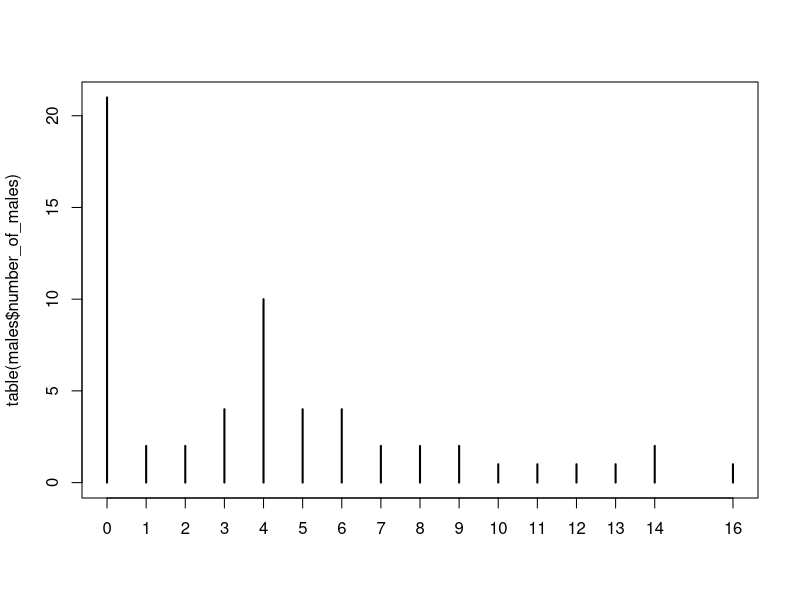
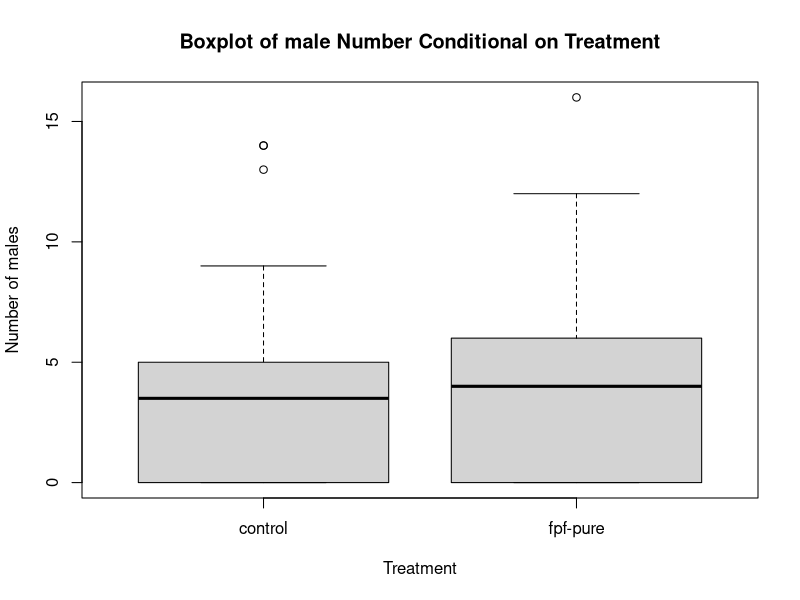
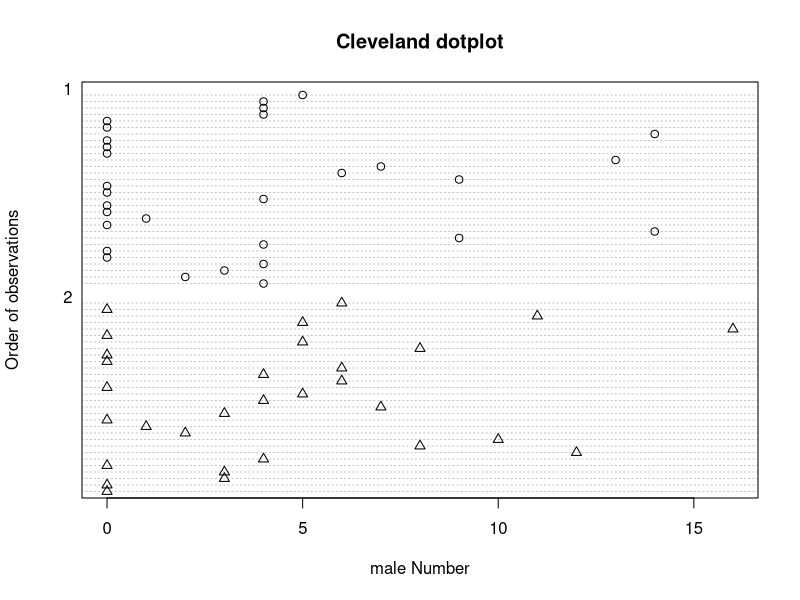
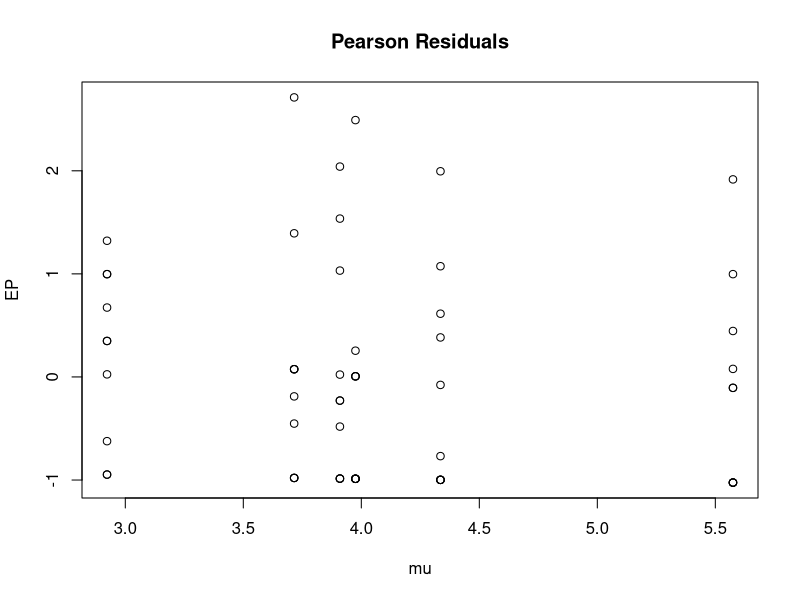
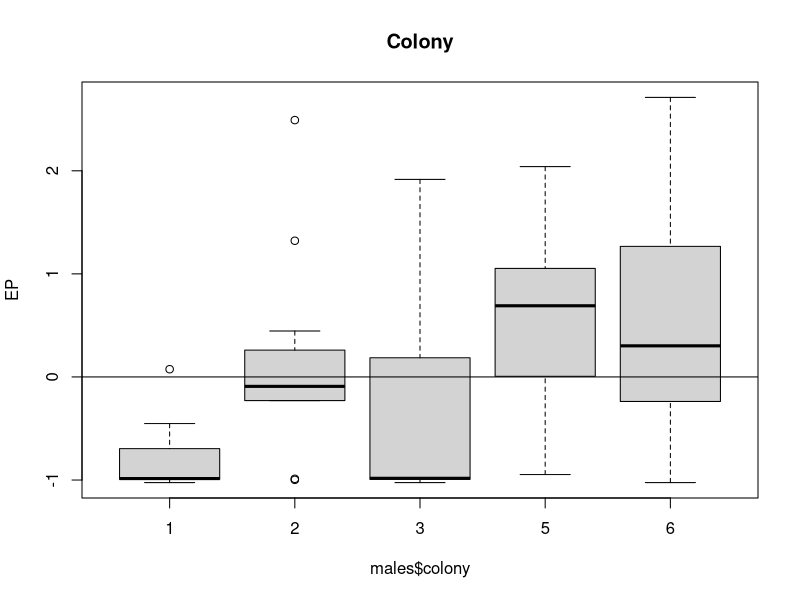
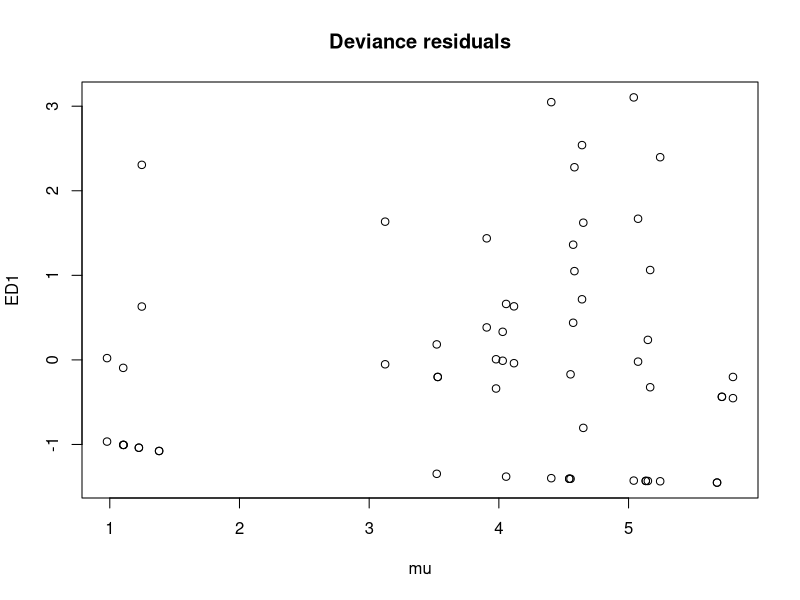
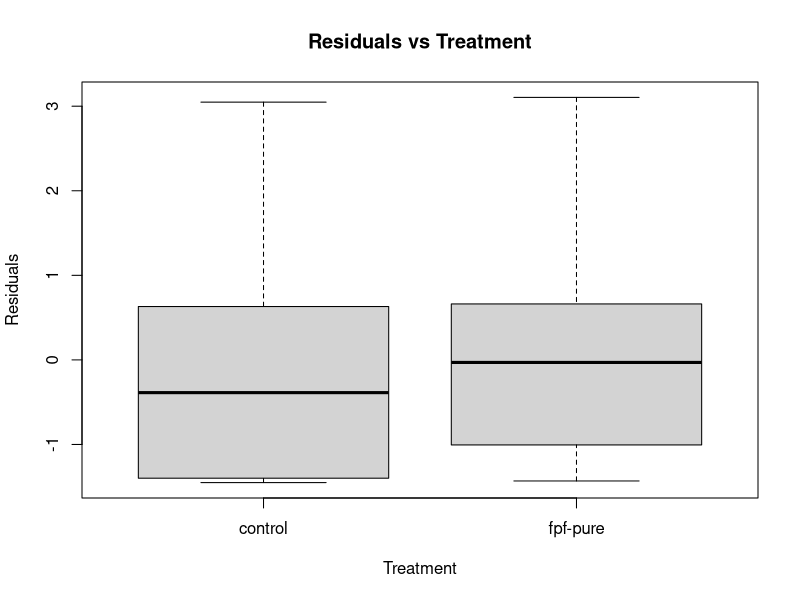
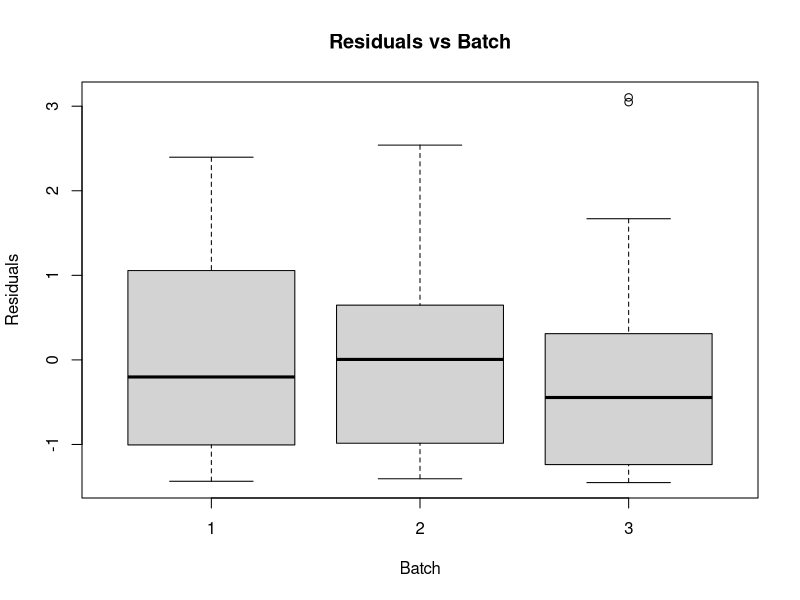

The R script that drew these images, in order: (Note: this script raises an error after producing the figures.)
## ---- chunk 1
knitr::opts_chunk$set(echo = FALSE, message = FALSE, warning = FALSE)
## ---- chunk 2
males <- read.csv("input/number_of_males.csv")

males$batch <- as.factor(males$batch)
males$colony <- as.factor(males$colony)
males$treatment <- as.factor(males$treatment)

males$number_of_males <- as.numeric(males$number_of_males)
## ---- chunk 3
plot(table(males$number_of_males))
## ---- chunk 4
boxplot(number_of_males ~ treatment,
        varwidth = TRUE, xlab = "Treatment",
        main = "Boxplot of male Number Conditional on Treatment", 
        ylab = "Number of males", data = males)

males$clevelandcode <- factor(
ifelse(males$treatment == "control",
1,
2))

males$clevelandcode <- as.numeric(males$clevelandcode)


dotchart(males$number_of_males,
         groups = factor(males$clevelandcode),
         ylab = "Order of observations",
         xlab = "male Number", main = "Cleveland dotplot", pch = males$clevelandcode)
## ---- chunk 5
library(glmmTMB)

M1 <- glmmTMB(number_of_males ~ treatment * batch,
              data = males,
              ziformula=~1,
              family = poisson)

M2 <- glmmTMB(number_of_males ~ treatment * batch,
              data = males,
              ziformula=~1,
              family = "nbinom2",)

anova(M1,M2)
## ---- chunk 6
library(glmmTMB)

M_TMB_nbinom2 <- glmmTMB(number_of_males ~ treatment * batch,
              data = males,
              family = "nbinom2")


M_TMB_nbinom1 <- update(M_TMB_nbinom2,family=nbinom1)
M_TMB_poisson <- update(M_TMB_nbinom2,family=poisson)

dispfun <- function(m) {
    r <- residuals(m,type="pearson")
    n <- df.residual(m)
    dsq <- sum(r^2)
    c(dsq=dsq,n=n,disp=dsq/n)
}

options(digits=2)

sapply(list(pois=M_TMB_poisson,nb2=M_TMB_nbinom2,nb1=M_TMB_nbinom1),dispfun)
## ---- chunk 7
library(pscl)

Zip1 <- zeroinfl(number_of_males ~ treatment * batch | 1, dist = "poisson",
                 link = "logit", data = males)

Zinb1 <- zeroinfl(number_of_males ~ treatment * batch | 1, dist = "negbin",
                 link = "logit", data = males)

library(lmtest)
lrtest(Zip1,Zinb1)

EP <- residuals(Zinb1, type = "pearson")

mu <- predict(Zinb1, type = "response")

plot(x = mu, y = EP, main = "Pearson Residuals")

boxplot(EP ~ males$colony, main = "Colony")
abline(0, 0)
## ---- chunk 8
M3 <- glmmTMB(number_of_males ~ treatment * batch,
              data = males,
              ziformula=~1,
              family = "nbinom2",
              REML = TRUE)


M4 <- glmmTMB(number_of_males ~ treatment * batch + (1 | colony),
              data = males,
              ziformula=~1,
              family = "nbinom2",
              REML = TRUE)

# again I don't understand why lrtest isn't performing boundary correction. Divide by 2
# for random intercept vs no random intercept model. 
lrtest(M3, M4)
anova(M3, M4)
## ---- chunk 9
# with colony
M5 <- glmmTMB(number_of_males ~ treatment * batch + (1 | colony),
              data = males,
              ziformula=~1,
              family = "nbinom2",
              REML = FALSE)

M5a <- glmmTMB(number_of_males ~ treatment + batch + (1 | colony),
              data = males,
              ziformula=~1,
              family = "nbinom2",
              REML = FALSE)

anova(M5, M5a)

# removed interaction. M5a reference.

# remove batch
M5b <- glmmTMB(number_of_males ~ treatment + (1 | colony),
              data = males,
              ziformula=~1,
              family = "nbinom2",
              REML = FALSE)

anova(M5a, M5b)

# remove treatment
M5c <- glmmTMB(number_of_males ~ batch + (1 | colony),
              data = males,
              ziformula=~1,
              family = "nbinom2",
              REML = FALSE)

anova(M5a, M5c)
## ---- chunk 10
M5a <- glmmTMB(number_of_males ~ treatment + batch + (1 | colony),
              data = males,
              ziformula=~1,
              family = "nbinom2",
              REML = TRUE)

summary(M5a)
## ---- chunk 11
ED1 <- resid(M5a, type = "pearson")

mu <- predict(M5a, type = "response")

plot(x = mu, y = ED1, main = "Deviance residuals")

boxplot(ED1 ~ treatment,
        varwidth = TRUE, xlab = "Treatment",
        main = "Residuals vs Treatment", 
        ylab = "Residuals", data = males)

boxplot(ED1 ~ batch,
        varwidth = TRUE, xlab = "Batch",
        main = "Residuals vs Batch", 
        ylab = "Residuals", data = males)
## ---- chunk 12
newdat <- expand.grid(treatment=levels(males$treatment), batch=levels(males$batch), colony="1")

newdat$pred <- unlist(predict(M5a, newdata = newdat, type = "link", re.form = NA, se.fit = TRUE) [1])

newdat$SE <- unlist(predict(M5a, newdata = newdat, type = "link", re.form = NA, se.fit = TRUE) [2])

newdat$pred_resp <- exp(newdat$pred)

newdat$ci_lower <- exp(newdat$pred - (1.96*newdat$SE))

newdat$ci_upper <- exp(newdat$pred + (1.96*newdat$SE))

## ---- chunk 13
library(tidyverse)

batch_one_only <- newdat [newdat$batch == "1", ]

# ggplot
p1_male_num <- ggplot(data = batch_one_only, aes(x = treatment, y = pred_resp, colour = as.factor(treatment))) + 
  
  geom_point(position = position_dodge(width = 0.75), size = 3) +
  
  geom_errorbar(aes(x = treatment,
                    ymin = ci_lower,
                    ymax = ci_upper,
                    colour = as.factor(treatment)),
                position = position_dodge(width = 0.75),
                width = 0.05, 
                size = 0.8) +
  
  geom_point(data = males,
             aes(x = treatment,
                 y = number_of_males,
                 colour = as.factor(treatment)),
             alpha = 0.4,
             position  = position_jitterdodge(),
             show.legend = FALSE) +
  
  theme_bw() +

  labs(y = "Number of Males", colour = "Treatment") +
    
  # theme(axis.text.x = element_text(angle = 90, vjust = 0.5, hjust=1)) +
    
  # ggtitle("Male Number") +
    
  scale_color_manual(values = c("#117733", "#332288")) +
  
  ggtitle("Male Number") +
  
  theme(plot.title = element_text(size = 14),
        axis.title.x = element_blank(),
        axis.title.y = element_text(size=12),
        legend.position = "none", 
        axis.text.x = element_text(size=12, color = "black"),
        axis.text.y = element_text(color = "black"),
        panel.grid = element_blank()) +
  
  # annotate(geom = "text", x = 2.4, y = 0, label = "bolditalic('p')~bold('= 0.65')", fontface = 2, size = 6, parse = TRUE) +
  
  scale_x_discrete(labels = c("Control", "Flupyradifurone"))

p1_male_num
## ---- chunk 14
control_only <- newdat [newdat$treatment == "control", ]

p <- ggplot(data = control_only, aes(x = batch, y = pred_resp, colour = as.factor(batch))) + 
  
  geom_point(position = position_dodge(width = 0.75), size = 3) +
  
  geom_errorbar(aes(x = batch,
                    ymin = ci_lower,
                    ymax = ci_upper,
                    colour = as.factor(batch)),
                position = position_dodge(width = 0.75),
                width = 0.05, 
                size = 0.8) +
  
  geom_point(data = males,
             aes(x = batch,
                 y = number_of_males,
                 colour = as.factor(batch)),
             alpha = 0.4,
             position  = position_jitterdodge(),
             show.legend = FALSE) +
  
  theme_bw() +

  labs(y = "Number of Males", colour = "Batch") +
    
  # theme(axis.text.x = element_text(angle = 90, vjust = 0.5, hjust=1)) +
    
  ggtitle("Male Number") +
    
  theme(plot.title = element_text(hjust = 0.5), axis.title.x = element_blank()) +
  
  scale_color_manual(values = c("#88CCEE", "#CC6677", "#DDCC77")) +

  annotate(geom = "text", x = 3.4, y = 0, label = "bolditalic('p')~bold('= 0.59')", fontface = 2, size = 6, parse = TRUE) +
  
  scale_x_discrete(expand = c(0, 0.7))
  
p
## ---- chunk 15
pdf(file = "./treatment_boxplot.pdf",   # The directory you want to save the file in
  width = 8, # The width of the plot in inches
  height = 6) # The height of the plot in inches

p1

 dev.off()
 
 pdf(file = "./batch_boxplot.pdf",   # The directory you want to save the file in
  width = 8, # The width of the plot in inches
  height = 6) # The height of the plot in inches

p

 dev.off()
## ---- chunk 16
false_zeros_description_model <- glmmTMB(number_of_males ~ 1 + (1 | colony) + (1 | treatment) + (1 | batch),
                                          data = males,
                                          ziformula=~1,
                                          family = "nbinom2",
                                          REML = TRUE)

summary(false_zeros_description_model)

# probability of false zero
p_false_zero <- exp(-0.876)/ (1 + exp(-0.876))

# probability of anything but a false zero
p_not_false_zero <- 1 - (exp(-0.876)/ (1 + exp(-0.876)))

# probability of true zero
p_true_zero <- dnbinom(x = 0, size = 5.63, mu = exp(1.576))

p_not_true_zero <- 1 - dnbinom(x = 0, size = 5.63, mu = exp(1.576))

# should = 1
p_false_zero + (p_not_false_zero*p_true_zero) + (p_not_false_zero*p_not_true_zero)
